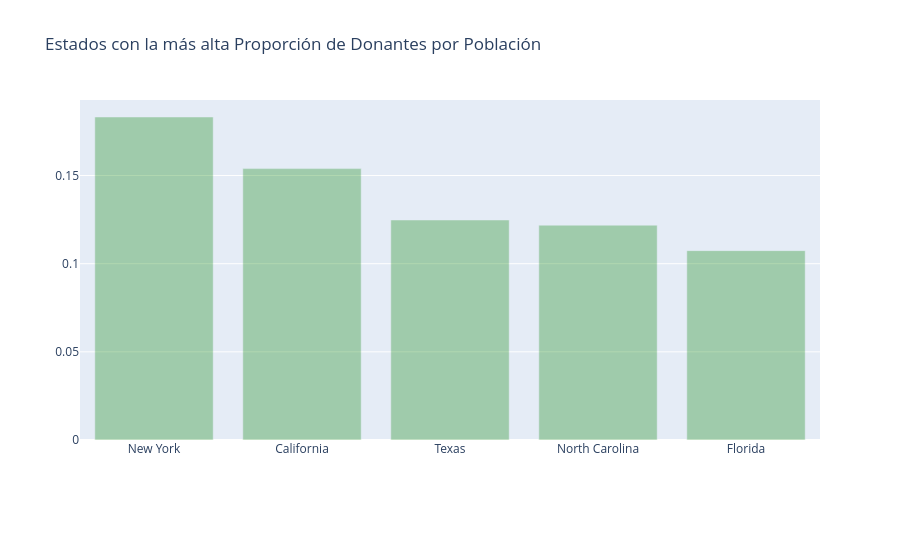

The cell this chart's notebook holds for it:
### Markdown cell above
> - California, al ser el estado con mayor población, también tiene una gran base de donantes registrados con casi 300,000 donantes. **San Francisco y Los Ángeles** son las principales ciudades de California donde se ubica el mayor número de donantes. El mayor número de escuelas y proyectos también proviene del estado de California. 
> - Nueva York, Texas y Florida, con aproximadamente 137,000, 134,000 y 108,000 donantes, son los otros tres estados principales con una alta población de donantes. Las ciudades principales incluyen Nueva York, Miami, Tampa, Houston y Dallas, donde se ubica el mayor número de donantes. 
> - Dakota del Norte, Dakota del Sur, Vermont y Wyoming son los estados con el número más bajo de donantes, menos de 4000. Hay una entrada llamada "otros" en los datos de estados, que probablemente indica donantes maestros o donantes de otros países.   
> - Entre las ciudades en general de EE. UU., las tres principales son: **Chicago (aprox. 35K donantes), Nueva York (aprox. 27K donantes) y Brooklyn (aprox. 22K donantes)** con el mayor número de donantes. Las ciudades de California, SF y LA, son las siguientes dos ciudades con una gran base de donantes, con aprox. 18K y aprox. 16K donantes 

## <a>Conjunto de Datos Ajustado por Población</a>

Los principales estados en las gráficas anteriores son en realidad los estados con población muy alta. Será interesante averiguar el número de donantes por cada 100,000 personas en cada estado. He agregado un conjunto de datos ajustado por población que incluye la población de cada estado a partir de 2013. 

Conjunto de Datos de Población : http://www.enchantedlearning.com/usa/states/population.shtml

## <a id="2.3">2.3 Estados con la más alta **Proporción de Donantes por Población**   </a>

### Code cell
census_2013 = {'Mississippi': 2991207, 'Iowa': 3090416, 'Oklahoma': 3850568, 'Delaware': 925749, 'Minnesota': 5420380, 'Alaska': 735132, 'Illinois': 12882135, 'Arkansas': 2959373, 'New Mexico': 2085287, 'Indiana': 6570902, 'Maryland': 5928814, 'Louisiana': 4625470, 'Texas': 26448193, 'Wyoming': 582658, 'Arizona': 6626624, 'Wisconsin': 5742713, 'Michigan': 9895622, 'Kansas': 2893957, 'Utah': 2900872, 'Virginia': 8260405, 'Oregon': 3930065, 'Connecticut': 3596080, 'New York': 19651127, 'California': 38332521, 'Massachusetts': 6692824, 'West Virginia': 1854304, 'South Carolina': 4774839, 'New Hampshire': 1323459, 'Vermont': 626630, 'Georgia': 9992167, 'North Dakota': 723393, 'Pennsylvania': 12773801, 'Florida': 19552860, 'Hawaii': 1404054, 'Kentucky': 4395295, 'Rhode Island': 1051511, 'Nebraska': 1868516, 'Missouri': 6044171, 'Ohio': 11570808, 'Alabama': 4833722, 'South Dakota': 844877, 'Colorado': 5268367, 'Idaho': 1612136, 'New Jersey': 8899339, 'Washington': 6971406, 'North Carolina': 9848060, 'Tennessee': 6495978, 'Montana': 1015165, 'District of Columbia': 646449, 'Nevada': 2790136, 'Maine': 1328302}

donors_from_states = dict(donors_df['Donor State'].value_counts())

don_pop = {}
for state, don in donors_from_states.items():
    if state not in census_2013:
        continue
    don_pop[state]  = float(don)*100000/ census_2013[state]

import operator
don_pop = sorted(don_pop.items(), key=operator.itemgetter(1), reverse = True)
xx = [x[0] for x in (don_pop)][1:]
yy = [x[1] for x in (don_pop)][1:]

trace2 = go.Bar(
    x=xx,
    y=yy,
    name='Donors to Population',
    marker=dict(color='green'),
    opacity=0.3
)

data = [trace2]
layout = go.Layout(
    barmode='group',
    legend=dict(dict(x=-.1, y=1.2)),
    margin=dict(b=120),
    title = 'Estados con la más alta Proporción de Donantes por Población',
)

fig = go.Figure(data=data, layout=layout)
iplot(fig, filename='grouped-bar')

### Figure 1 — Plotly figure (JSON) as saved in the notebook; plotly's stock layout.template omitted (floating-point values rounded to 4 significant figures)
{"data": [{"marker": {"color": "green"}, "name": "Donors to Population", "opacity": 0.3, "type": "bar", "x": ["New York", "California", "Texas", "North Carolina", "Florida"], "y": [0.1832, 0.1539, 0.1248, 0.1219, 0.1074]}], "layout": {"barmode": "group", "legend": {"x": -0.1, "y": 1.2}, "margin": {"b": 120}, "title": {"text": "Estados con la más alta Proporción de Donantes por Población"}}}
